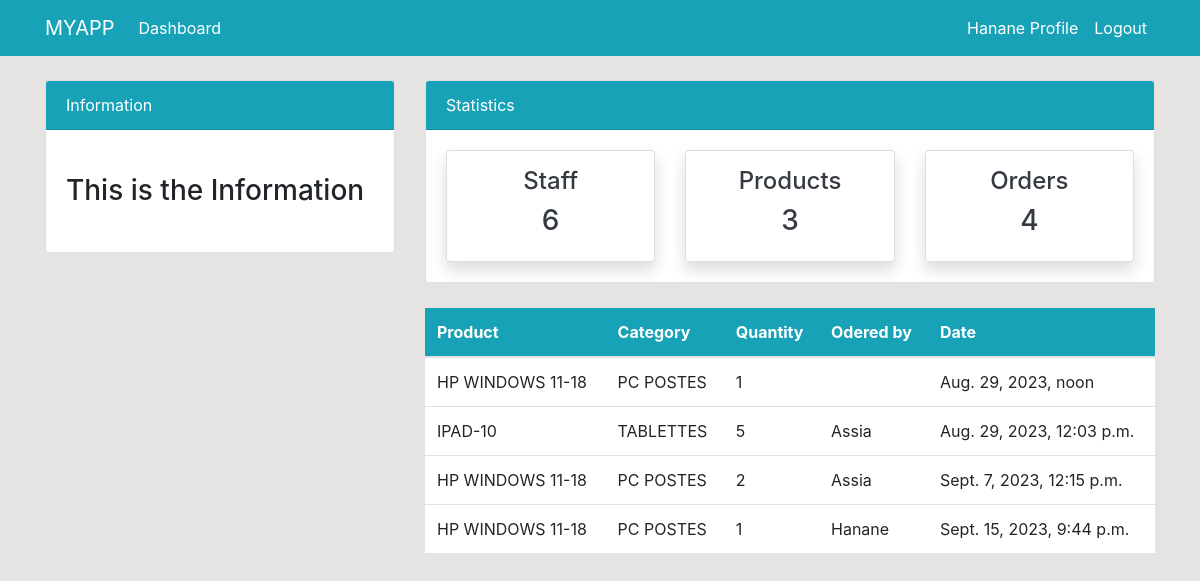
The page /order/ (signed in) on the database its author committed.
### dashboard/models.py (models this page shows, shortened)
class Order(models.Model):
    product = models.ForeignKey(Product, on_delete=models.CASCADE, null= True)
    staff = models.ForeignKey(User, models.CASCADE, null= True)
    order_quantity = models.PositiveBigIntegerField(null=True)
    date = models.DateTimeField(auto_now_add=True)
    class Meta:
        verbose_name_plural = 'Order'

class Product(models.Model):
    name= models.CharField(max_length=100, null=True)
    category = models.CharField(max_length=20, choices=CATEGORY, null=True)
    quantity = models.PositiveBigIntegerField(null=True)
    class Meta:
        verbose_name_plural = 'Product'
    def __str__(self):
        return f'{self.name}-{self.quantity}'

### dashboard/views.py (the view)
# urls.py: path('order/', views.order, name='dashboard-order'),
@login_required(login_url='user-login')
def order(request):
    orders = Order.objects.all()
    orders_count = orders.count()
    workers_count = User.objects.all().count()
    product_count= Product.objects.all().count()
    context= {
        'orders': orders,
        'workers_count': workers_count,
        'orders_count':orders_count,
        'product_count' : product_count,
    }
    return render(request,'dashboard/order.html', context)

### templates/dashboard/order.html (shortened to what this page needs)
{% extends 'partials/base.html' %}
{% block content %}
{% include 'partials/topnav.html' %}
    <div class="container">
        <div class="row my-4">
            <div class="col-md-4">
            </div>
            <div class="col-md-8">
                <table class="table bg-white">
                    <thead class="bg-info">
                        <tr class="text-white">
                            <th scope="col">Product</th>
                            <th scope="col">Category</th>
                            <th scope="col">Quantity</th>
                            <th scope="col">Odered by</th>
                            <th scope="col">Date</th>
                        </tr>
                    </thead>
                    <tbody>
                        {% for orders in orders %}
                        <tr>
                            <td>{{orders.product}}</td>
                            <td>{{orders.product.category}}</td>
                            <td>{{orders.order_quantity}}</td>
                            <td>
                                {{orders.staff.username}}
                            </td>
                            <td>
                                {{orders.date}}
                            </td>
                        </tr>
                        {% endfor %}
                    </tbody>
                </table>
            </div>
        </div>
    </div>
{% endblock %}

### templates/partials/nav.html (shortened to what this page needs)
<nav class="navbar navbar-expand-lg navbar-info bg-info">
    <div class="container">
        {% if user.is_authenticated %}
        <a class="navbar-brand text-white" href="{% url 'dashboard-index' %}">MYAPP</a>
        <div class="collapse navbar-collapse" id="navbarSupportedContent">
            <ul class="navbar-nav mr-auto">
                <li class="nav-item active">
                    <a class="nav-link text-white" href="{% url 'dashboard-index' %}">Dashboard </a>
                </li>
            </ul>
            <ul class="navbar-nav ml-auto">
                <li class="nav-item active">
                    <a class="nav-link text-white" href="{% url 'user-profile' %}">{{ user.username }} Profile
                        <span class="sr-only">(current)</span></a>
                </li>
                <li class="nav-item">
                    <a class="nav-link text-white" href="{% url 'user-logout' %}">Logout</a>
                </li>
            </ul>
            {% endif %}
        </div>
    </div>
</nav>

### static/style.css (style rules this page uses)
body { background: rgb(230, 227, 227); }

### rows shown on the page
Order: product "HP WINDOWS 11-18", product.category "PC POSTES", order_quantity "1", date "Aug. 29, 2023, noon"
Order: product "IPAD-10", product.category "TABLETTES", order_quantity "5", staff.username "Assia", date "Aug. 29, 2023, 12:03 p.m."
Order: product "HP WINDOWS 11-18", product.category "PC POSTES", order_quantity "2", staff.username "Assia", date "Sept. 7, 2023, 12:15 p.m."
Order: product "HP WINDOWS 11-18", product.category "PC POSTES", order_quantity "1", staff.username "Hanane", date "Sept. 15, 2023, 9:44 p.m."

### other values the page prints
{{ user.username }} "Hanane"
{{ workers_count }} "6"
{{ product_count }} "3"
{{ orders_count }} "4"
